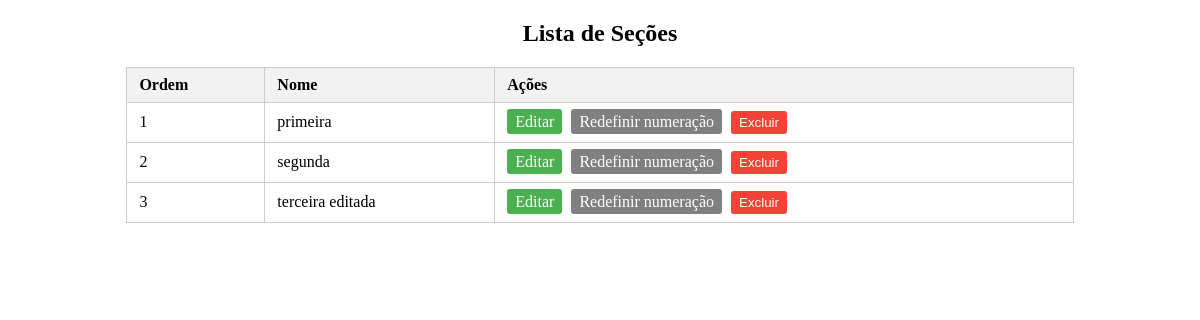
Page /View/ListarSecoes.php on the committed database.
### tables this page shows
CREATE TABLE `secoes` (
  `id` int(11) NOT NULL,
  `nome` varchar(255) NOT NULL,
  `descricao` text DEFAULT NULL,
  `ordem` int(11) NOT NULL DEFAULT 0
);

### Conexao/ConexaoConfig.php (called while the page is built, shortened)
<?php
class ConexaoConfig {
	private $sgbd;
	private $host;
	private $bd;
	private $usuario;
	private $senha;
	public function __construct(){
		$iniFile = parse_ini_file(__DIR__ . "/config.ini");
		$this->sgbd = $iniFile["sgbd"];
		$this->host = $iniFile["host"];
		$this->bd = $iniFile["bd"];
		$this->usuario = $iniFile["usuario"];
		$this->senha = $iniFile["senha"];
	}
	public function getSgbd() {
		return $this->sgbd;
	}
	public function getHost() {
		return $this->host;
	}
	public function getBd() {
		return $this->bd;
	}
	public function getUsuario() {
		return $this->usuario;
	}
	public function getSenha() {
		return $this->senha;
	}
}

### Conexao/Conexao.php (called while the page is built, shortened)
<?php
include_once 'ConexaoConfig.php';
class Conexao {
    private static $conexao;
    public static function getConexao() {
    	$config = new ConexaoConfig();
    	if (!isset(self::$conexao)) {
    		self::$conexao = new PDO($config->getSgbd().":host=".$config->getHost()."; dbname=".$config->getBd().";", $config->getUsuario(), $config->getSenha());
    		self::$conexao->setAttribute(PDO::ATTR_ERRMODE, PDO::ERRMODE_EXCEPTION);
    	}
    	return self::$conexao;
    }
}
?>

### Controller/SecaoDAO.php (called while the page is built, shortened)
<?php
include_once __DIR__ . '/../Conexao/Conexao.php';
class SecaoDAO {
    private $conexao;
    public function __construct() {
        $this->conexao = Conexao::getConexao();
    }
    public function listarTodas() {
        $stmt = $this->conexao->prepare('SELECT * FROM secoes ORDER BY nome ASC');
        $stmt->execute();
        return $stmt->fetchAll(PDO::FETCH_ASSOC);
    }
}

### View/ListarSecoes.php (the view, shortened to what this page needs)
<?php
include_once __DIR__ . '/../Controller/SecaoDAO.php';
$secaoDAO = new SecaoDAO();
$secoes = $secaoDAO->listarTodas();
usort($secoes, function($a, $b) {
    return $a['ordem'] <=> $b['ordem'];
});
?>
<!DOCTYPE html>
<html lang="pt-BR">
<head>
    <link rel="stylesheet" href="../Css/listarsecoes.css">
</head>
<body>
<h2 style="text-align:center;">Lista de Seções</h2>
<table>
    <thead>
        <tr>
            <th>Ordem</th>
            <th>Nome</th>
            <th>Ações</th>
        </tr>
    </thead>
    <tbody>
        <?php foreach ($secoes as $secao): ?>
        <tr>
            <td><?= $secao['ordem'] ?></td>
            <td><?= htmlspecialchars($secao['nome']) ?></td>
            <td>
                <a class="button" href="SecaoEditar.php?id=<?= $secao['id'] ?>">Editar</a>
                <a class="button ordenar" href="OrdenarSecoes.php?id=<?= $secao['id'] ?>">Redefinir numeração</a>
                <form method="post" style="display:inline;" onsubmit="return confirm('Deseja realmente excluir esta seção?');">
                    <button type="submit" name="excluir" class="button delete">Excluir</button>
                </form>
            </td>
        </tr>
        <?php endforeach; ?>
    </tbody>
</table>
</body>
</html>

### Css/listarsecoes.css (style rules this page uses)
table { border-collapse: collapse; width: 80%; margin: 20px auto; }
th, td { border: 1px solid #ccc; padding: 8px 12px; text-align: left; }
th { background-color: #f2f2f2; }
.button { padding: 4px 8px; background-color: #4CAF50; color: white; text-decoration: none; border-radius: 3px; margin-right: 5px; }
.button.delete { background-color: #f44336; border: none; cursor: pointer; }
.button.ordenar { background-color: grey; color: white; border: none; text-decoration: none; padding: 4px 8px; border-radius: 3px; margin-right: 5px; cursor: pointer; }

### rows in the picture
secoes: ordem "1", nome "primeira"
secoes: ordem "2", nome "segunda"
secoes: ordem "3", nome "terceira editada"
